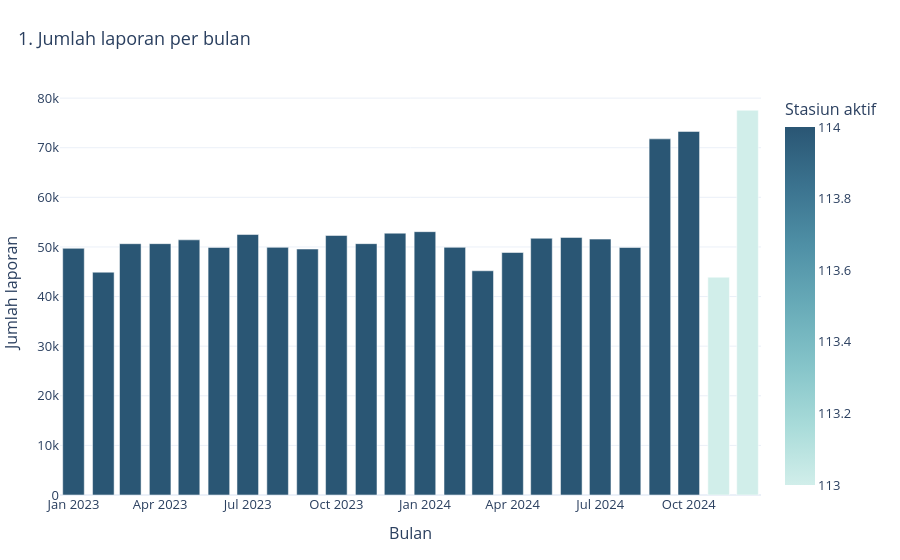

Notebook source saved alongside this figure:
### Code cell
fig = px.bar(coverage.to_pandas(), x="month", y="reports", color="stations",
hover_data=["valid_temperature_reports"], color_continuous_scale="Teal",
title="1. Jumlah laporan per bulan",
labels={"month": "Bulan", "reports": "Jumlah laporan", "stations": "Stasiun aktif", "valid_temperature_reports": "Laporan dengan suhu valid"})
show_chart("01_monthly_coverage", fig)

### Figure 1 — Plotly figure (JSON) as saved in the notebook; plotly's stock layout.template omitted (floating-point values rounded to 4 significant figures)
{"data": [{"customdata": [[49695], [44874], [50605], [50629], [51397], [49835], [52444], [49886], [49522], [52209], [50591], [52664], [53027], [49833], [45100], [48719], [51550], [51863], [51522], [49865], [71649], [73191], [43750], [77512]], "hovertemplate": "Bulan=%{x}<br>Jumlah laporan=%{y}<br>Laporan dengan suhu valid=%{customdata[0]}<br>Stasiun aktif=%{marker.color}<extra></extra>", "legendgroup": "", "marker": {"color": [114, 114, 114, 114, 114, 114, 114, 114, 114, 114, 114, 114, 114, 114, 114, 114, 114, 114, 114, 114, 114, 114, 113, 113], "coloraxis": "coloraxis", "pattern": {"shape": ""}}, "name": "", "orientation": "v", "showlegend": false, "textposition": "auto", "type": "bar", "x": ["2023-01-01T00:00:00.000000", "2023-02-01T00:00:00.000000", "2023-03-01T00:00:00.000000", "2023-04-01T00:00:00.000000", "2023-05-01T00:00:00.000000", "2023-06-01T00:00:00.000000", "2023-07-01T00:00:00.000000", "2023-08-01T00:00:00.000000", "2023-09-01T00:00:00.000000", "2023-10-01T00:00:00.000000", "2023-11-01T00:00:00.000000", "2023-12-01T00:00:00.000000", "2024-01-01T00:00:00.000000", "2024-02-01T00:00:00.000000", "2024-03-01T00:00:00.000000", "2024-04-01T00:00:00.000000", "2024-05-01T00:00:00.000000", "2024-06-01T00:00:00.000000", "2024-07-01T00:00:00.000000", "2024-08-01T00:00:00.000000", "2024-09-01T00:00:00.000000", "2024-10-01T00:00:00.000000", "2024-11-01T00:00:00.000000", "2024-12-01T00:00:00.000000"], "xaxis": "x", "y": [49724, 44910, 50658, 50665, 51436, 49906, 52505, 49915, 49578, 52314, 50665, 52775, 53082, 49923, 45199, 48879, 51747, 51918, 51579, 49895, 71785, 73282, 43908, 77555], "yaxis": "y"}], "layout": {"barmode": "relative", "coloraxis": {"autocolorscale": false, "colorbar": {"title": {"text": "Stasiun aktif"}}, "colorscale": [[0.0, "rgb(209, 238, 234)"], [0.1667, "rgb(168, 219, 217)"], [0.3333, "rgb(133, 196, 201)"], [0.5, "rgb(104, 171, 184)"], [0.6667, "rgb(79, 144, 166)"], [0.8333, "rgb(59, 115, 143)"], [1.0, "rgb(42, 86, 116)"]]}, "font": {"size": 13}, "legend": {"tracegroupgap": 0}, "margin": {"b": 65, "l": 60, "r": 40, "t": 90}, "title": {"text": "1. Jumlah laporan per bulan", "x": 0.02}, "xaxis": {"anchor": "y", "domain": [0.0, 1.0], "title": {"text": "Bulan"}}, "yaxis": {"anchor": "x", "domain": [0.0, 1.0], "title": {"text": "Jumlah laporan"}}}}
